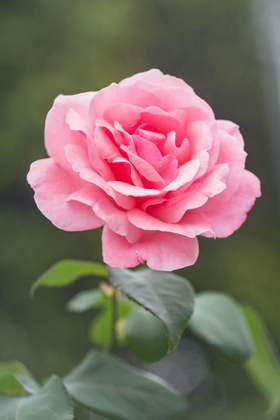
%> input picture Final/flower.jpg, 280 x 420 px, shrunk from 1886 x 2829 before the run
$ octave finalexam.m   (GNU Octave 9; MATLAB toolbox functions it lacks are replaced by stand-ins)
%> lines starting %> are read from the running program, lines starting %| are printed output that depends on the picture; in (x1, y1, x2, y2) boxes, pixels count from 0 and x2, y2 are one past the last pixel; in counts of white or black regions, pixels touching at a corner belong together; the program's own positions count from 1
clear; clc; close all

Input_Im_RGB = double(imread('flower.jpg'));
Grayscale = Input_Im_RGB(:,:,1);
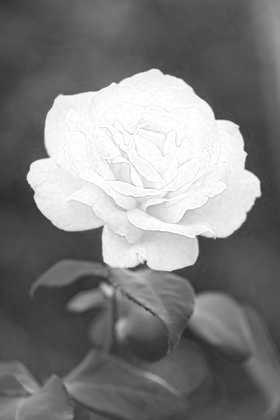
%> Grayscale: size 420x280 double; min 41, max 255, mean 128.4


% ## Part 1 - DFT
ImDFT = (abs((fftshift(Grayscale))));
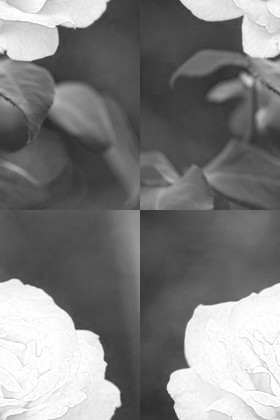
%> ImDFT: size 420x280 double; min 41, max 255, mean 128.4; mean of the top-left, top-right, bottom-left and bottom-right quarters 109.1, 102.3, 152.4, 149.9
figure; imshowpair(Grayscale, ImDFT,'montage'); title("DFT Something");

% ## Part 2 - 25x25 Box
W_1 = (1/(25*25)).*ones(25,25);

Output_Box_Im = uint8(fix(convn(Input_Im_RGB, W_1, 'same'))); % Box Filter
figure; imshowpair(uint8(Input_Im_RGB), Output_Box_Im,'montage'); title("Part 2 - 25x25 Box Filter");
%> after `imshowpair(uint8(Input_Im_RGB), Output_Box_Im,'montage')`:
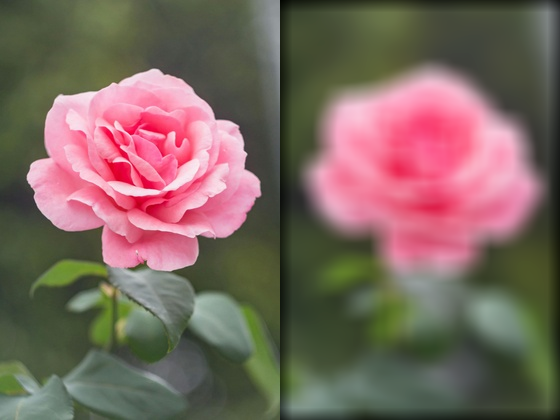
%> displayed picture: size 420x560x3, on the screen's scale of 0 to 255; mean R, G, B 123.6, 102.8, 95

% ## Part 3 - Color Space And K-Means
HSV_Im = rgb2hsv(Input_Im_RGB);
%> HSV_Im: size 420x280x3 double; mean H, S, V 0.5, 0.3, 135.7
ValueChannel = HSV_Im(:,:,1);
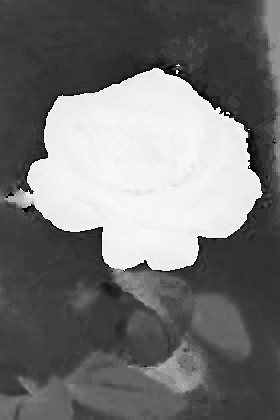
%> ValueChannel: size 420x280 double; min 0, max 0.996, mean 0.457
%figure; imshow(ValueChannel); title('ValueChannel');
[H, W, C] = size(ValueChannel);
%> H = 420; W = 280; C = 1
K = 3; % Set the number of clusters
Value_Data = double(reshape(ValueChannel,H*W,C));

ncluster = 3;
[cluster_idx,cluster_center] = kmeans(Value_Data,ncluster,'distance','sqEuclidean','Replicates',10);
%> cluster_center = [0.946; 0.422; 0.225]
Labeled_Image = reshape(cluster_idx,H,W);
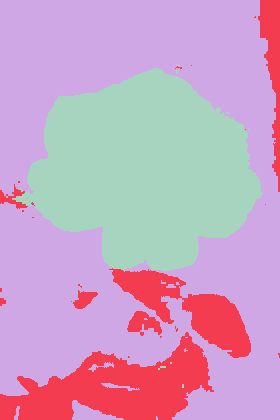
%> Labeled_Image: size 420x280 double; 3 distinct labels, from 1 to 3; one colour per label, 0 black

figure; imshow(Labeled_Image,[]); title("Part 3 - Kmeans");

% ## Part 4 - Morphological
[H,W] = size(Grayscale);
Binarized_Im = Grayscale;

for i=1:H
    for j=1:W
        if Grayscale(i,j)>127
            Binarized_Im(i,j) = 1;
        end
        if Grayscale(i,j)<128
            Binarized_Im(i,j) = 0;
        end
    end
end
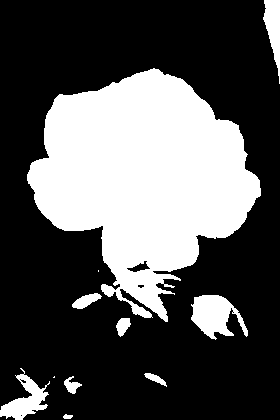
%> Binarized_Im: size 420x280 double; values 0 (black) and 1 (white), 32.8% white; 11 white regions (2 under 20 px), largest, box (x1, y1, x2, y2) and area: (27, 68, 261, 322) 34461, (191, 295, 248, 340) 1483, (0, 368, 50, 420) 1053

Mask = ones(25,25);

Eroded_Im = imerode(Binarized_Im, Mask);
%> Eroded_Im: size 420x280 double; values 0 (black) and 1 (white), 18.9% white; 3 white regions, box (x1, y1, x2, y2) and area: (43, 85, 244, 258) 22096, (206, 309, 214, 319) 43, (278, 0, 280, 19) 36
Dilated_Im = imdilate(Binarized_Im, Mask);
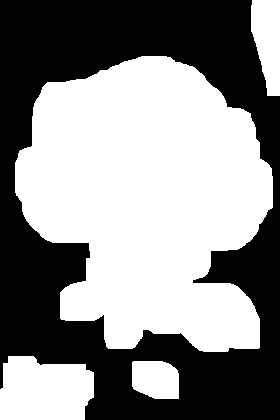
%> Dilated_Im: size 420x280 double; values 0 (black) and 1 (white), 54.2% white; 1 black region, box (x1, y1, x2, y2) and area: (0, 0, 280, 420) 53807
 figure; subplot(1,3,1); imshow(Binarized_Im,[]); title('Binarized');
 subplot(1,3,2); imshow(Eroded_Im,[]); title('Eroded');
 subplot(1,3,3); imshow(Dilated_Im,[]); title('Dilated');
